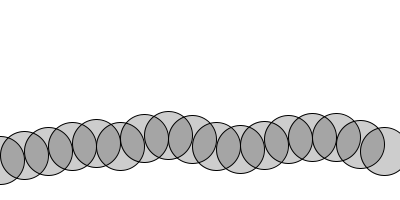
Frame 1 (no input)
Frame 60 (the mouse pressed at the canvas centre just before this capture): identical to frame 1, image omitted
Frame 120 (the mouse held since frame 60 and released just before this capture): identical to frame 1, image omitted

The Processing sketch that drew this single still picture (run headless with seeded random() and noise(); from frame 60 on, the mouse is pressed at the canvas centre):

// Processing sketch: Exercise_3_9
// ── Exercise_3_9.pde
float startAngle;
float angleVel = 0.1;

void setup()
{
 size(400,200); 
}

void draw()
{
 background(255);
 
 float angle = startAngle;
 
 for(int x = 0; x <= width; x+= 24)
 {
  float y = map(noise(angle), -1,1, 0 ,height);
  
  stroke(0);
  fill(0,50);
   ellipse(x,y,48,48);
   angle += angleVel;
 }
}
